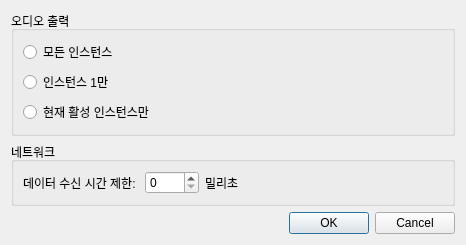
<?xml version="1.0" encoding="UTF-8"?>
<ui version="4.0">
 <class>MPSettingsDialog</class>
 <widget class="QDialog" name="MPSettingsDialog">
  <property name="geometry">
   <rect>
    <x>0</x>
    <y>0</y>
    <width>466</width>
    <height>202</height>
   </rect>
  </property>
  <property name="windowTitle">
   <string>멀티플레이 설정 - melonDS</string>
  </property>
  <layout class="QVBoxLayout" name="verticalLayout">
   <item>
    <widget class="QGroupBox" name="groupBox">
     <property name="title">
      <string>오디오 출력</string>
     </property>
     <layout class="QGridLayout" name="gridLayout_2">
      <item row="1" column="0">
       <widget class="QRadioButton" name="rbAudioOneOnly">
        <property name="text">
         <string>인스턴스 1만</string>
        </property>
       </widget>
      </item>
      <item row="0" column="0">
       <widget class="QRadioButton" name="rbAudioAll">
        <property name="text">
         <string>모든 인스턴스</string>
        </property>
       </widget>
      </item>
      <item row="2" column="0">
       <widget class="QRadioButton" name="rbAudioActiveOnly">
        <property name="text">
         <string>현재 활성 인스턴스만</string>
        </property>
       </widget>
      </item>
     </layout>
    </widget>
   </item>
   <item>
    <widget class="QGroupBox" name="groupBox_2">
     <property name="title">
      <string>네트워크</string>
     </property>
     <layout class="QGridLayout" name="gridLayout">
      <item row="0" column="1">
       <widget class="QSpinBox" name="sbReceiveTimeout">
        <property name="sizePolicy">
         <sizepolicy hsizetype="Minimum" vsizetype="Fixed">
          <horstretch>0</horstretch>
          <verstretch>0</verstretch>
         </sizepolicy>
        </property>
        <property name="minimumSize">
         <size>
          <width>50</width>
          <height>0</height>
         </size>
        </property>
        <property name="maximum">
         <number>1000</number>
        </property>
       </widget>
      </item>
      <item row="0" column="0">
       <widget class="QLabel" name="label">
        <property name="text">
         <string>데이터 수신 시간 제한: </string>
        </property>
       </widget>
      </item>
      <item row="0" column="2">
       <widget class="QLabel" name="label_2">
        <property name="sizePolicy">
         <sizepolicy hsizetype="Preferred" vsizetype="Preferred">
          <horstretch>1</horstretch>
          <verstretch>0</verstretch>
         </sizepolicy>
        </property>
        <property name="text">
         <string>밀리초</string>
        </property>
       </widget>
      </item>
     </layout>
    </widget>
   </item>
   <item>
    <widget class="QDialogButtonBox" name="buttonBox">
     <property name="orientation">
      <enum>Qt::Horizontal</enum>
     </property>
     <property name="standardButtons">
      <set>QDialogButtonBox::Cancel|QDialogButtonBox::Ok</set>
     </property>
    </widget>
   </item>
  </layout>
 </widget>
 <tabstops>
  <tabstop>rbAudioAll</tabstop>
  <tabstop>rbAudioOneOnly</tabstop>
  <tabstop>rbAudioActiveOnly</tabstop>
  <tabstop>sbReceiveTimeout</tabstop>
 </tabstops>
 <resources/>
 <connections>
  <connection>
   <sender>buttonBox</sender>
   <signal>accepted()</signal>
   <receiver>MPSettingsDialog</receiver>
   <slot>accept()</slot>
   <hints>
    <hint type="sourcelabel">
     <x>248</x>
     <y>254</y>
    </hint>
    <hint type="destinationlabel">
     <x>157</x>
     <y>274</y>
    </hint>
   </hints>
  </connection>
  <connection>
   <sender>buttonBox</sender>
   <signal>rejected()</signal>
   <receiver>MPSettingsDialog</receiver>
   <slot>reject()</slot>
   <hints>
    <hint type="sourcelabel">
     <x>316</x>
     <y>260</y>
    </hint>
    <hint type="destinationlabel">
     <x>286</x>
     <y>274</y>
    </hint>
   </hints>
  </connection>
 </connections>
</ui>
